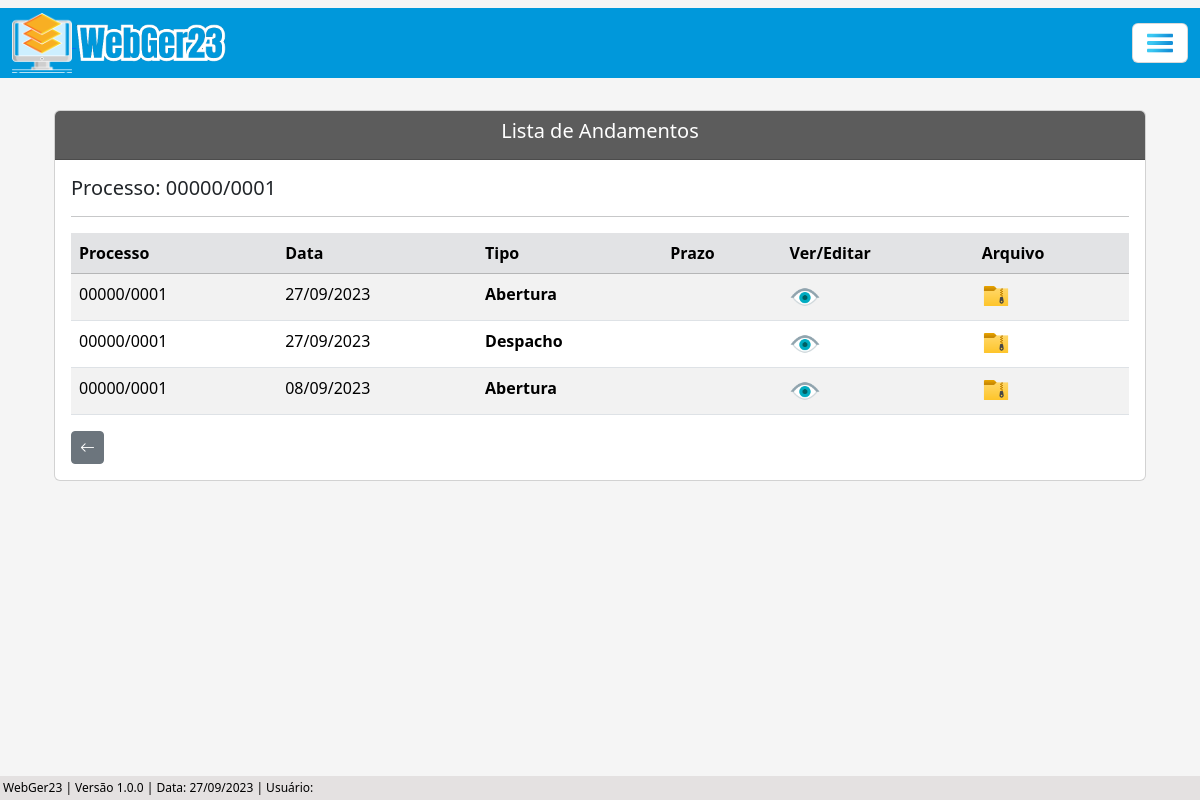
The app's page /listar/andamento-adm/1 with its own data.
### processo/models.py (models this page shows, shortened)
class Base(models.Model): # Classe base, será herdada pelas outras classes
    data_criacao = models.DateField('data_criação', auto_now_add=True)
    data_alteracao = models.DateField('Alterado', auto_now=True)
    ativo = models.BooleanField('Ativo?', default=True)
    class Meta:
        abstract = True

class ProcessoAdm(Base):
    tipo_pessoas = (
        ('Física', 'Física'), ('Jurídica', 'Jurídica'),
    )
    criador_processo_adm = models.ForeignKey(get_user_model(), verbose_name='Usuário Criador', on_delete=models.CASCADE) # Usuário que criou o processo, utilizando chave primária com o get_user_model do django, para utilizar o usuário logado automaticamente
    numero = models.CharField(unique=True, verbose_name='N°', max_length=10) # Número do processo
    municipio = models.CharField(max_length=50, verbose_name='Município') # Município
    uf = models.CharField(max_length=2) # UF
    data_inicial = models.DateField(blank=True, null=True) # Data Inicial do Período do processo
    data_final = models.DateField(blank=True, null=True) # Data final do Período do processo
    data_div_ativa = models.DateField(blank=True, null=True) # Data dívida ativa
    valor_atributo = models.CharField(max_length=14, blank=True, null=True)  # Valor do atributo
    valor_multa = models.CharField(max_length=14, blank=True, null=True) # Valor da multa
    valor_credito = models.CharField(max_length=14, blank=True, null=True) # Valor do crédito
    valor_atualizado = models.CharField(max_length=14, blank=True, null=True) # Valor do atualizado
    data_valor_atualizado = models.DateField(blank=True, null=True) # Data valor atualizado
    nome_contribuinte = models.CharField(max_length=50)  # Nome / Razão Social
    tipo_pessoa = models.CharField(max_length=50, choices=tipo_pessoas) # Física / Jurídica
    documento = models.CharField(max_length=20, verbose_name='CPF/CNPJ', unique=True) # CPF / CNPJ
    nome_fantasia = models.CharField(max_length=50, blank=True, null=True) # Nome Fantasia
    email = models.EmailField(max_length=50, blank=True, null=True) # E-mail
    endereco = models.CharField(max_length=150) # Rua
    complemento = models.CharField(max_length=50, blank=True, null=True) # Complemento
    municipio_contribuinte = models.CharField(max_length=50, blank=True, null=True) # Município Contribuinte
    uf_contribuinte = models.CharField(max_length=2, verbose_name='UF', blank=True, null=True) # UF Contribuinte
    cep = models.CharField(max_length=10, blank=True, null=True) # CEP
    telefone = models.CharField(max_length=20, blank=True, null=True) # Telefone
    celular = models.CharField(max_length=20, blank=True, null=True) # Celular
    def __str__(self):
        return f'{self.numero}'

class AndamentoAdm(Base):
    andamentos = (
    ('Abertura', 'Abertura'), ('Parecer Fiscal', 'Parecer Fiscal'), ('Decisão 1ª Instância', 'Decisão 1ª Instância'), ('Suspenso Para Fiscalização Futura', 'Suspenso Para Fiscalização Futura'), ('Auto de Infração e Termo de Intimação - AITI.', 'Auto de Infração e Termo de Intimação - AITI.'), ('Termo de Intimação Fiscal - TIF.-tif.', 'Termo de Intimação Fiscal - TIF.'), ('Decisão de 2ª Instância', 'Decisão de 2ª Instância'), ('Cobrança de Documentação', 'Cobrança de Documentação'), ('Recurso Voluntário', 'Recurso Voluntário'), ('Fim do Contrato com a Assessoria', 'Fim do Contrato com a Assessoria'), ('Manifestação', 'Manifestação'), ('Recebimento do AR', 'Recebimento do AR'), ('Despacho', 'Despacho'), ('Aguardando Pagamento', 'Aguardando Pagamento'), ('Apresentação de Documentação para Análise', 'Apresentação de Documentação para Análise'), ('Aguardando AR', 'Aguardando AR'), ('Ofício', 'Ofício'), ('Revelia', 'Revelia'), ('Execução', 'Execução'), ('Confissão de Dívida (Parcelamento)', 'Confissão de Dívida (Parcelamento)'), ('Reenvio de Documento', 'Reenvio de Documento'), ('Parecer Juridico', 'Parecer Juridico'), ('Certidão', 'Certidão'), ('Encaminhado', 'Encaminhado'), ('Encerrado', 'Encerrado'),
    )
    situacao = (
        ('Sem Pagamento', 'Sem Pagamento'), ('Com Pagamento', 'Com Pagamento'),
    )
    criador_andamento_adm = models.ForeignKey(get_user_model(), verbose_name='Usuário Criador', on_delete=models.CASCADE)
    processo = models.ForeignKey(ProcessoAdm, on_delete=models.CASCADE) # Relacionamento 'One to Many' (um para muitos)
    data_andamento = models.DateField(verbose_name='Data do Andamento')
    andamento = models.CharField(max_length=100, choices=andamentos, verbose_name='Andamento') # Utiliza choices(escolhas) para selecionar o andamento
    situacao_pagamento = models.CharField(max_length=100, choices=situacao, blank=True, null=True)
    valor_pago = models.CharField(max_length=14, blank=True, null=True)
    data_prazo = models.DateField(blank=True, null=True)
    funcionario = models.CharField(max_length=50, blank=True, null=True)
    data_recebimento = models.DateField(blank=True, null=True)
    complemento = models.CharField(max_length=150, blank=True, null=True)
    arquivo = models.FileField(upload_to='Arquivo/', verbose_name='Arquivo', blank=True)

### processo/views.py (the view)
# urls.py: path('listar/andamento-adm/<int:pk>', AndamentoAdmList.as_view(), name='andamento-adm-list'),
class AndamentoAdmList(ListView):
    model = ProcessoAdm
    template_name = 'processos/lists/andamento_adm_list.html'
    def get_queryset(self):
        pk_processo = self.kwargs.get('pk') # Pega a pk(primary key) da URL, pk do processo
        processo = ProcessoAdm.objects.get(pk=pk_processo)  # Pega o processo que possui a pk recebida (pk é a primary key do processo)
        andamentos = processo.andamentoadm_set.all()  # Pega todos os atributos do andamento
        return andamentos
    def get_context_data(self, **kwargs):
        processo_pk = self.kwargs.get('pk') # Pega a PK do processo através da URL
        context = super().get_context_data(**kwargs)
        context['dados_processo'] = ProcessoAdm.objects.filter(pk=processo_pk) # Filtra os dados do processo através da pk
        return context

### processo/templates/processos/lists/andamento_adm_list.html (shortened to what this page needs)
{% extends 'index.html' %}
{% load static %}
{% block conteudo %}
    <div class="container p-4">
        <div class="card">
            <div class="card-header text-white" style="background-color: #5c5c5c;">
                    <h5 style="text-align: center;">Lista de Andamentos</h5>
            </div>
            <div class="card-body">
                {% for atributo in dados_processo %}
                    <h5>Processo: {{ atributo.numero }}</h5>
                {% endfor %}
                <hr>
                <div class="table-responsive">
                    <table class="table table-striped" id="tabela-listar-andamento">
                        <thead>
                            <tr class="table-secondary">
                                <th>Processo</th>
                                <th>Data</th>
                                <th>Tipo</th>
                                <th>Prazo</th>
                                    <th>Ver/Editar</th>
                                <th>Arquivo</th>
                            </tr>
                        </thead>
                        <tbody>
                            {% for andamento in object_list %}
                            <tr>
                                <td>{{ andamento.processo }}</td>
                                <td>{{ andamento.data_andamento|date:"d/m/Y" }}</td>
                                <td><b>{{ andamento.andamento }}</b></td>
                                {% if andamento.data_prazo == Null %}
                                <td></td>
                                {% else %}
                                <td>{{ andamento.data_prazo|date:"d/m/Y" }}</td>
                                {% endif%}
                                    <td>
                                        <a href="{% url 'andamento-adm-view' andamento.pk %}"><img src="{% static 'img/olho3.png' %}" width="30"></a>
                                    </td>
                                {% if andamento.arquivo%}
                                    <td>
                                        <a href="{% url 'arquivo-andamento-adm-list' andamento.pk %}"><img src="{% static 'img/arquivo.png' %}" width="28"></a>
                                    </td>
                                {% else %}
                                    <td></td>
                                {% endif%}
                            </tr>
                            {% endfor %}
                        </tbody>
                    </table>
                    <a href="{% url 'proc-adm-list' %}" class="btn btn-secondary btn-sm"><i class="bi bi-arrow-left" style="font-size: 15px;"></i></a>
                </div>
            </div>
        </div>
    </div>
    <br>
{% endblock %}

### core/static/css/estilos.css (style rules this page uses)
body { background-color: whitesmoke; margin: 0; padding: 0; display: flex; flex-direction: column; min-height: 100vh; position: relative; }

### records on screen
ProcessoAdm: numero "00000/0001"
AndamentoAdm: processo "00000/0001", data_andamento "27/09/2023", andamento "Abertura"
AndamentoAdm: processo "00000/0001", data_andamento "27/09/2023", andamento "Despacho"
AndamentoAdm: processo "00000/0001", data_andamento "08/09/2023", andamento "Abertura"
